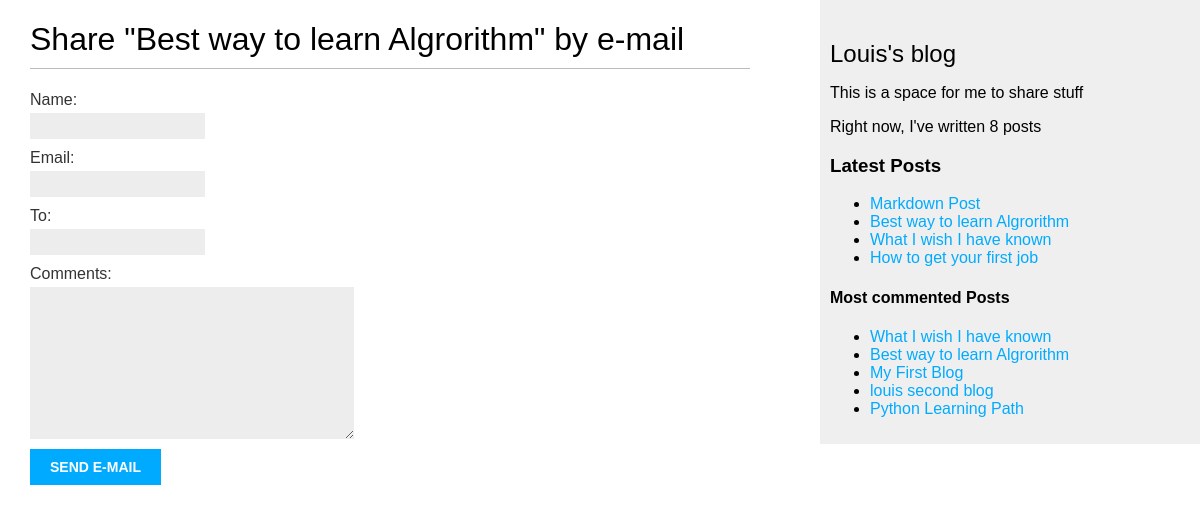
/blog/8/share/, run on the app's committed database.
### blog/models.py (models this page shows, shortened)
class Post(models.Model):
    STATUS_CHOICES =(
        ('draft', 'Draft'),
        ('published', 'Published'),
    )
    title = models.CharField(max_length=256)
    slug = models.SlugField(max_length=256, unique_for_date='publish')
    author = models.ForeignKey(User, on_delete=models.CASCADE, related_name='blog_posts')
    body = models.TextField()
    publish = models.DateTimeField(default=timezone.now)
    created = models.DateTimeField(auto_now_add=True)
    updated = models.DateTimeField(auto_now=True)
    status = models.CharField(max_length=10, choices=STATUS_CHOICES, default='draft')
    objects = models.Manager() # The default manager
    published = PublishedManager()
    tags = TaggableManager()
    def get_absolute_url(self):
        return reverse('blog:post_detail', args=[self.publish.year, self.publish.month, self.publish.day, self.slug])
    class Meta:
        ordering = ('-publish',)

### blog/views.py (the view)
# urls.py: path("<int:post_id>/share/", views.post_share, name="post_share"),
def post_share(request, post_id):
    post = get_object_or_404(Post, id=post_id, status='published')
    sent = False
    if request.method == 'POST':
        form = EmailPostForm(request.POST)
        if form.is_valid():
            cd = form.cleaned_data
            post_url = request.build_absolute_uri(post.get_absolute_url())
            subject = f"{cd['name']} wants to share {post.title} with you"
            message = f"Read {post.title} at: {post_url}\n\n {cd['name']}\'s comments: {cd['comments']}"
            send_mail(subject, message, 'louiswing55@hotmail.com', [cd['to']])
            sent = True
    else:
        form = EmailPostForm()
    return render(request, 'blog/post/share.html', {'post': post, 'form': form, 'sent': sent})

### blog/forms.py
class EmailPostForm(forms.Form):
    name = forms.CharField(max_length=25)
    email = forms.EmailField()
    to = forms.EmailField()
    comments = forms.CharField(required=False, widget=forms.Textarea)

### blog/models.py (called while the page is built)
    def get_queryset(self):
        return super(PublishedManager, self).get_queryset().filter(status='published')

### blog/templatetags/blog_tags.py (called while the page is built)
@register.simple_tag
def total_posts():
    return Post.published.count()

@register.inclusion_tag('blog/post/latest_posts.html')
def show_latest_posts(count=5):
    latest_posts = Post.published.order_by('-publish')[:count]
    return { 'latest_posts': latest_posts }

@register.simple_tag
def get_most_commented_posts(count=5):
    return Post.published.annotate(total_comments=Count('comments')).order_by('-total_comments')[:count]

### blog/templates/blog/post/share.html (shortened to what this page needs)
{% extends "blog/base.html" %}
{% block content %}
{% if sent %}
<h1>E-mail successfully sent</h1>
<p>"{{ post.title }}" was successfully sent to {{ form.cleaned_data.to }}.</p>
{% else %}
<h1>Share "{{ post.title }}" by e-mail</h1>
<form method="post">
  {% for field in form %}
  <div>{{ field.label_tag }} {{ field}} {{ field.errors }}</div>
  {% endfor %}
  <input type="submit" value="Send e-mail" />
</form>
{% endif %}
{% endblock %}

### blog/templates/blog/base.html (shortened to what this page needs)
{% load blog_tags %}
{% load static %}
<!DOCTYPE html>
<html>
  <head>
    <link href="{% static 'css/blog.css' %}" rel="stylesheet">
  </head>
  <body>
    <div id="content">{% block content %} {% endblock %}</div>
    <div id="sidebar">
      <h2>Louis's blog</h2>
      <p>This is a space for me to share stuff</p>
      <p>Right now, I've written {% total_posts %} posts</p>
      <h3>Latest Posts</h3>
      {% show_latest_posts 4 %}
      <h4>Most commented Posts</h4>
      {% get_most_commented_posts as most_commented_posts %}
      <ul>
        {% for post in most_commented_posts %}
        <li>
          <a href="{{ post.get_absolute_url }}">{{post.title}}</a>
        </li>
        {% endfor %}
      </ul>
    </div>
  </body>
</html>

### blog/templates/blog/post/latest_posts.html
<ul>
    {% for post in latest_posts %}
    <li>
        <a href="{{ post.get_absolute_url }}">{{post.title}}</a>
    </li>
    {% endfor %}
</ul>

### blog/static/css/blog.css (style rules this page uses)
body { margin: 0; padding: 0; font-family: helvetica, sans-serif; }
a { color: #00abff; text-decoration: none; }
h1 { font-weight: normal; border-bottom: 1px solid #bbb; padding: 0 0 10px 0; }
h2 { font-weight: normal; margin: 30px 0 0; }
#content { float: left; width: 60%; padding: 0 0 0 30px; }
#sidebar { float: right; width: 30%; padding: 10px; background: #efefef; height: 100%; }
label { float: left; clear: both; color: #333; margin-bottom: 4px; }
input, textarea { clear: both; float: left; margin: 0 0 10px; background: #ededed; border: 0; padding: 6px 10px; font-size: 12px; }
input[type="submit"] { font-weight: bold; background: #00abff; color: #fff; padding: 10px 20px; font-size: 14px; text-transform: uppercase; }

### data on the page
Post: title "Best way to learn Algrorithm"
Post: title "Markdown Post"
Post: title "What I wish I have known"
Post: title "How to get your first job"
Post: title "My First Blog"
Post: title "louis second blog"
Post: title "Python Learning Path"

### other printed values
{{ field.label_tag }} "Name:" "Email:" "To:" "Comments:"
